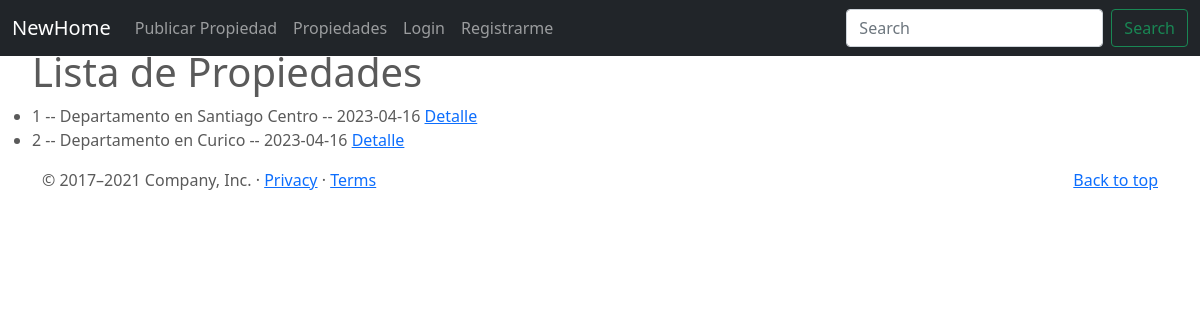
Before: /propiedades/list with the older database file.
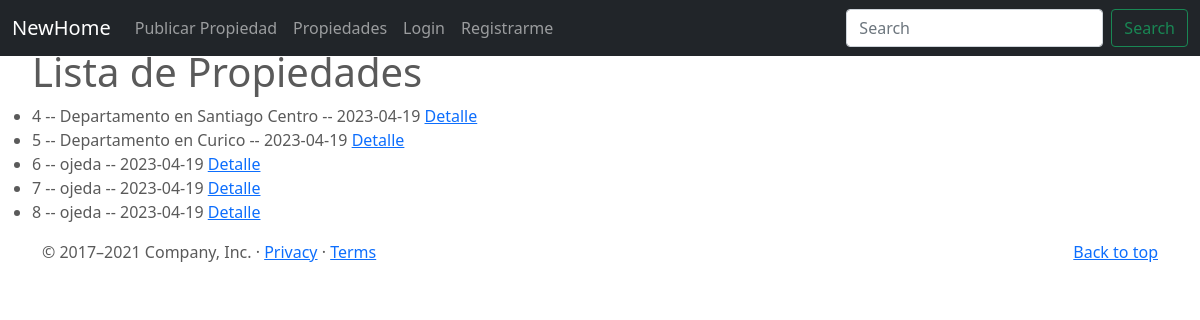
After: the same page with the newer database file.
### NewHome/models.py (models this page shows)
class Propiedades(models.Model):
    Propiedad_Descripcion = models.CharField(max_length=200)
    Propiedad_Direccion =  models.CharField(max_length=200)
    Numero_Habitaciones = models.PositiveIntegerField()
    Propiedad_Costo = models.PositiveIntegerField()
    publisher = models.ForeignKey(to=User, on_delete=models.CASCADE, related_name="publisher")
    imagen = models.ImageField(upload_to="propiedades", null=False, blank=False)
    Fecha_Publicacion = models.DateField(auto_now_add = True)
    def __str__(self):
        return f"{self.id} -- {self.Propiedad_Descripcion} -- {self.Fecha_Publicacion}"

### NewHome/views.py (the view)
# urls.py: path('propiedades/list', PropiedadesList.as_view(), name="propiedades-list"),
class PropiedadesList(ListView):
    model = Propiedades
    context_object_name = "propiedades"

### NewHome/templates/NewHome/propiedades_list.html (shortened to what this page needs)
{% extends "NewHome/base.html" %}
{% block main %}<ul>
    <h1> Lista de Propiedades</h1>
    {% for propiedades in object_list  %}
    <li>
        {{propiedades}}
        <a href="{% url 'propiedades-detail' propiedades.id %}" > Detalle</a>
    </li>
    {% endfor %}
    </ul>
{% endblock %}

Changed rows visible on the page:
removed Propiedades: id+Propiedad_Descripcion+Fecha_Publicacion "1 -- Departamento en Santiago Centro -- 2023-04-16"
removed Propiedades: id+Propiedad_Descripcion+Fecha_Publicacion "2 -- Departamento en Curico -- 2023-04-16"
added Propiedades: id+Propiedad_Descripcion+Fecha_Publicacion "4 -- Departamento en Santiago Centro -- 2023-04-19"
added Propiedades: id+Propiedad_Descripcion+Fecha_Publicacion "5 -- Departamento en Curico -- 2023-04-19"
added Propiedades: id+Propiedad_Descripcion+Fecha_Publicacion "6 -- ojeda -- 2023-04-19"
added Propiedades: id+Propiedad_Descripcion+Fecha_Publicacion "7 -- ojeda -- 2023-04-19"
added Propiedades: id+Propiedad_Descripcion+Fecha_Publicacion "8 -- ojeda -- 2023-04-19"
